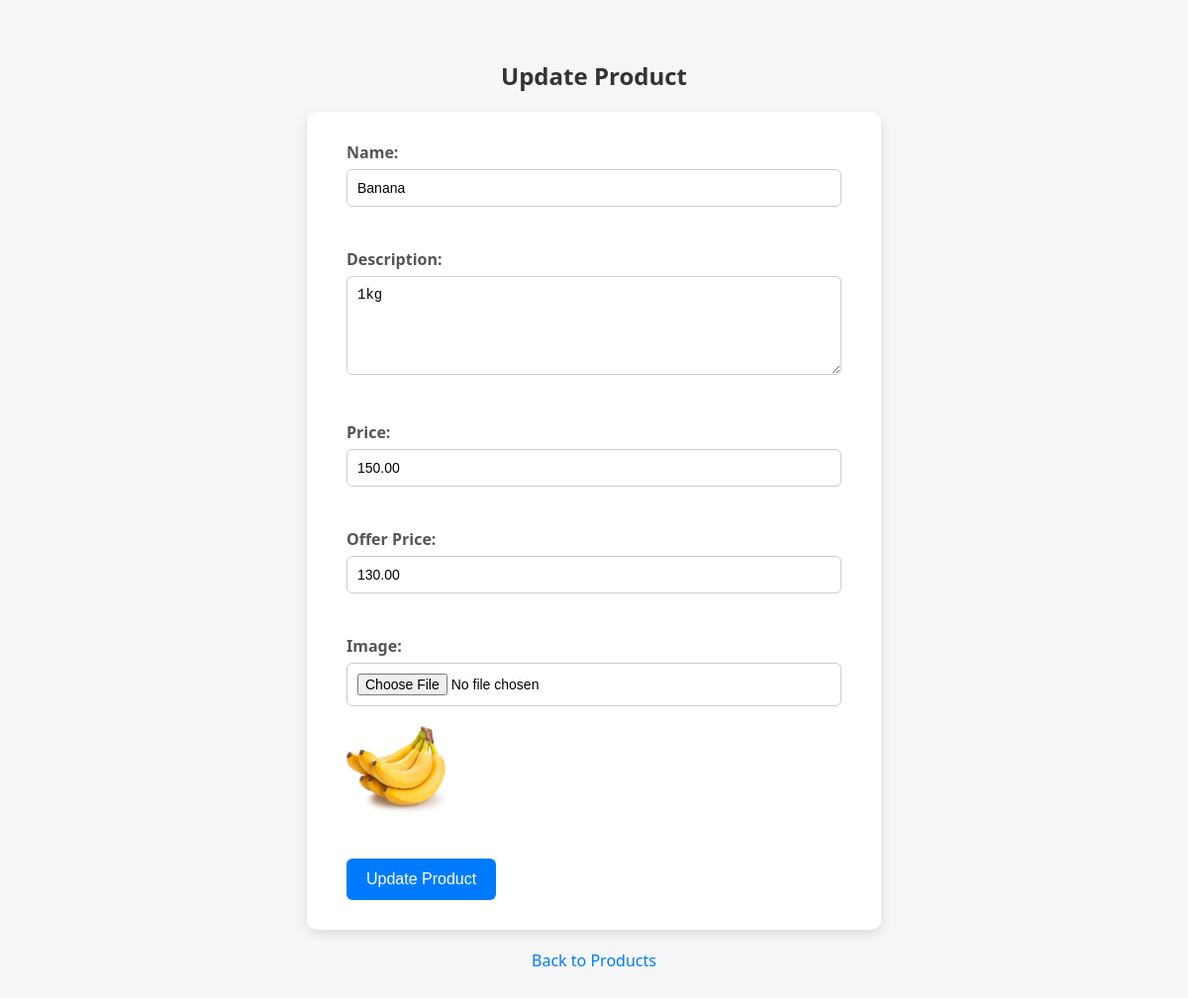
Page /update/9/ on the earlier database version.
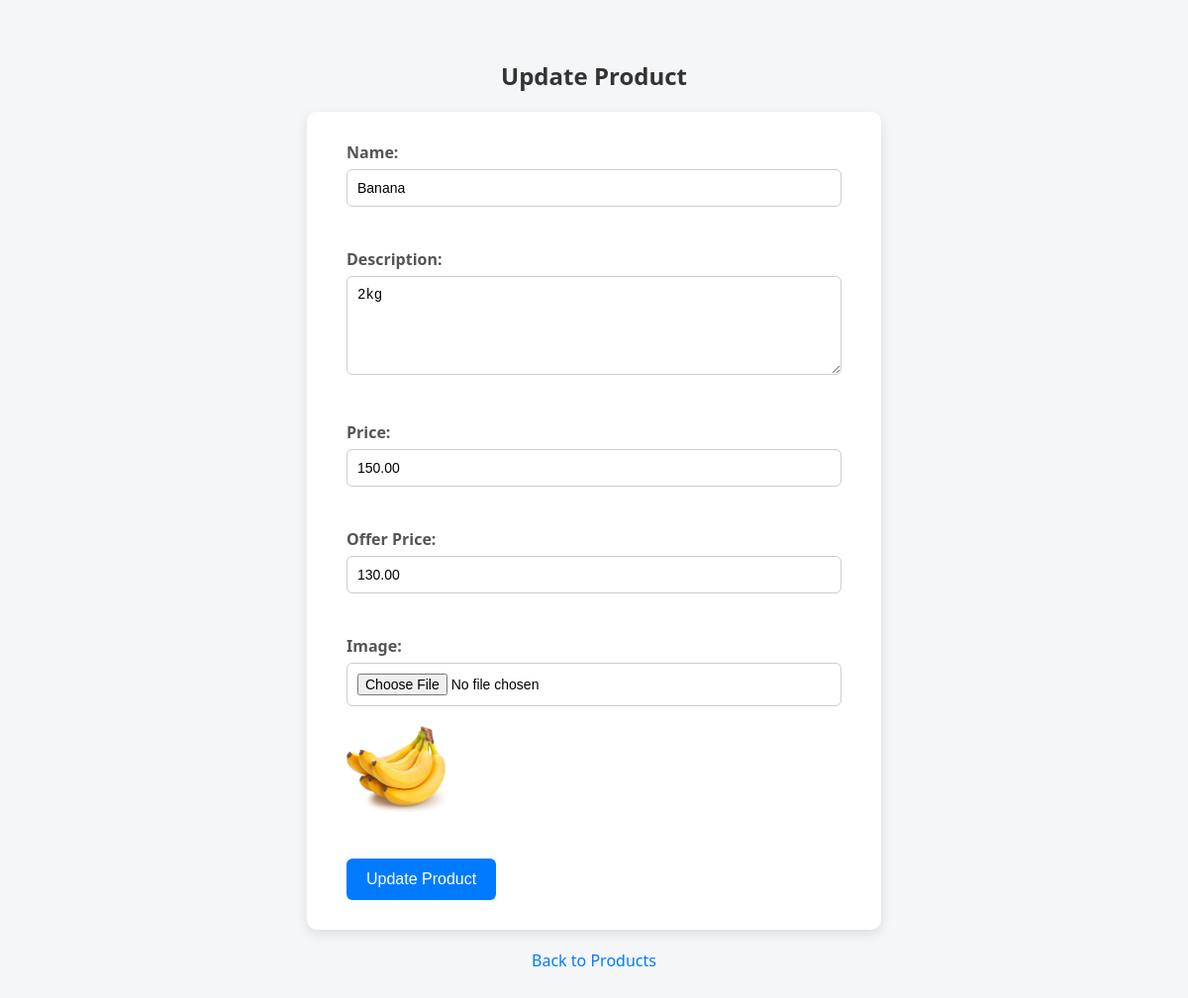
Same page on the later database version.
### APP/models.py (models this page shows, shortened)
class Product(models.Model):
    image = models.ImageField(upload_to='product_images/')
    name = models.CharField(max_length=200)
    des= models.TextField()
    price = models.DecimalField(max_digits=10, decimal_places=2)
    offerprice = models.DecimalField(max_digits=10, decimal_places=2, blank=True, null=True)

### APP/views.py (the view, shortened to what this page needs)
# urls.py: path('update/<int:product_id>/', views.update_product, name='update_product'),
def update_product(request, product_id):
    product = get_object_or_404(Product, id=product_id)
    return render(request, 'update_product.html', {'product': product})

### templates/update_product.html (shortened to what this page needs)
<!DOCTYPE html>
<html lang="en">
<head>
    {% load static %}
    <link rel="stylesheet" href="{% static 'css/update_product.css' %}">
</head>
<body>
    <h2>Update Product</h2>
    <form action="" method="post" enctype="multipart/form-data">
        <label for="name">Name:</label>
        <input type="text" name="name" value="{{ product.name }}" required><br><br>
        <label for="des">Description:</label>
        <textarea name="des" required>{{ product.des }}</textarea><br><br>
        <label for="price">Price:</label>
        <input type="text" name="price" value="{{ product.price }}" required><br><br>
        <label for="offerprice">Offer Price:</label>
        <input type="text" name="offerprice" value="{{ product.offerprice }}"><br><br>
        <label for="image">Image:</label>
        <input type="file" name="image"><br>
        <img src="{{ product.image.url }}" alt="Product Image" width="100"><br><br>
        <button type="submit">Update Product</button>
    </form>
    <a href="{% url 'product_items' %}">Back to Products</a>
</body>
</html>

Differences in the rows shown:
changed Product "Banana": des "1kg" → "2kg"
